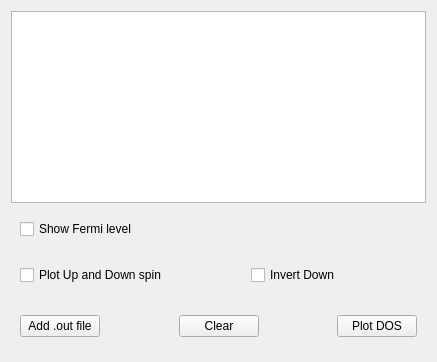
              <widget class="QWidget" name="tab_14">
               <attribute name="title">
                <string>DOS</string>
               </attribute>
               <layout class="QVBoxLayout" name="verticalLayout_9">
                <item>
                 <widget class="QTableWidget" name="FormActionsTabeDOSProperty"/>
                </item>
                <item>
                 <widget class="QFrame" name="frame_34">
                  <property name="minimumSize">
                   <size>
                    <width>0</width>
                    <height>40</height>
                   </size>
                  </property>
                  <property name="frameShape">
                   <enum>QFrame::NoFrame</enum>
                  </property>
                  <property name="frameShadow">
                   <enum>QFrame::Raised</enum>
                  </property>
                  <layout class="QHBoxLayout" name="horizontalLayout_29">
                   <item>
                    <widget class="QCheckBox" name="FormActionsCheckBANDSfermyShow_3">
                     <property name="text">
                      <string>Show Fermi level</string>
                     </property>
                    </widget>
                   </item>
                  </layout>
                 </widget>
                </item>
                <item>
                 <widget class="QFrame" name="frame_2">
                  <property name="minimumSize">
                   <size>
                    <width>0</width>
                    <height>40</height>
                   </size>
                  </property>
                  <property name="frameShape">
                   <enum>QFrame::NoFrame</enum>
                  </property>
                  <property name="frameShadow">
                   <enum>QFrame::Raised</enum>
                  </property>
                  <layout class="QHBoxLayout" name="horizontalLayout_9">
                   <item>
                    <widget class="QCheckBox" name="FormActionsCheckDOS">
                     <property name="text">
                      <string>Plot Up and Down spin</string>
                     </property>
                    </widget>
                   </item>
                   <item>
                    <spacer name="horizontalSpacer_8">
                     <property name="orientation">
                      <enum>Qt::Horizontal</enum>
                     </property>
                     <property name="sizeHint" stdset="0">
                      <size>
                       <width>78</width>
                       <height>20</height>
                      </size>
                     </property>
                    </spacer>
                   </item>
                   <item>
                    <widget class="QCheckBox" name="FormActionsCheckDOS_2">
                     <property name="text">
                      <string>Invert Down</string>
                     </property>
                    </widget>
                   </item>
                   <item>
                    <spacer name="horizontalSpacer_5">
                     <property name="orientation">
                      <enum>Qt::Horizontal</enum>
                     </property>
                     <property name="sizeHint" stdset="0">
                      <size>
                       <width>77</width>
                       <height>20</height>
                      </size>
                     </property>
                    </spacer>
                   </item>
                  </layout>
                 </widget>
                </item>
                <item>
                 <widget class="QFrame" name="frame_20">
                  <property name="minimumSize">
                   <size>
                    <width>0</width>
                    <height>50</height>
                   </size>
                  </property>
                  <property name="frameShape">
                   <enum>QFrame::NoFrame</enum>
                  </property>
                  <property name="frameShadow">
                   <enum>QFrame::Raised</enum>
                  </property>
                  <layout class="QHBoxLayout" name="horizontalLayout_8">
                   <item>
                    <widget class="QPushButton" name="FormActionsButtonAddDOSFile">
                     <property name="text">
                      <string>Add .out file</string>
                     </property>
                    </widget>
                   </item>
                   <item>
                    <spacer name="horizontalSpacer_6">
                     <property name="orientation">
                      <enum>Qt::Horizontal</enum>
                     </property>
                     <property name="sizeHint" stdset="0">
                      <size>
                       <width>20</width>
                       <height>20</height>
                      </size>
                     </property>
                    </spacer>
                   </item>
                   <item>
                    <widget class="QPushButton" name="FormActionsButtonClearDOS">
                     <property name="text">
                      <string>Clear</string>
                     </property>
                    </widget>
                   </item>
                   <item>
                    <spacer name="horizontalSpacer_7">
                     <property name="orientation">
                      <enum>Qt::Horizontal</enum>
                     </property>
                     <property name="sizeHint" stdset="0">
                      <size>
                       <width>21</width>
                       <height>20</height>
                      </size>
                     </property>
                    </spacer>
                   </item>
                   <item>
                    <widget class="QPushButton" name="FormActionsButtonPlotDOS">
                     <property name="text">
                      <string>Plot DOS</string>
                     </property>
                    </widget>
                   </item>
                  </layout>
                 </widget>
                </item>
               </layout>
              </widget>
